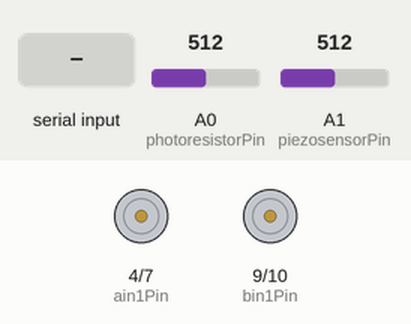
This sketch was run on a simulated Arduino Uno, built with avr-gcc and run on an emulated ATmega328P. Shown: motor-driver pin pairs drawn as motors (green arrow = first pin HIGH = forward, orange = second pin HIGH = backward, longer = more drive, scaled by the enable pin). Inputs (shaded band) come from the test bench; at power-on: A0 (photoresistorPin) = 512, A1 (piezosensorPin) = 512.

Above: at 1.2 s.
1.3 s: "W" received over the second serial link
At 2.1 s:
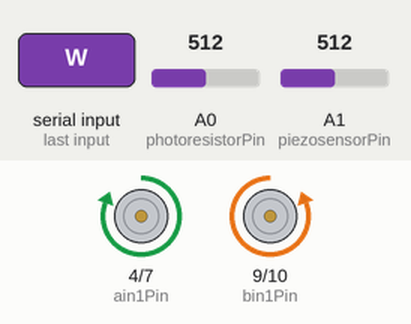
2.8 s: "h" received over the second serial link
At 3.3 s:
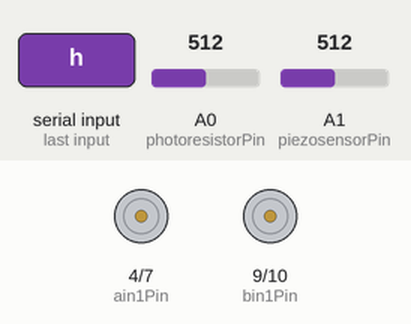
4.3 s: "A" received over the second serial link
At 5.5 s:
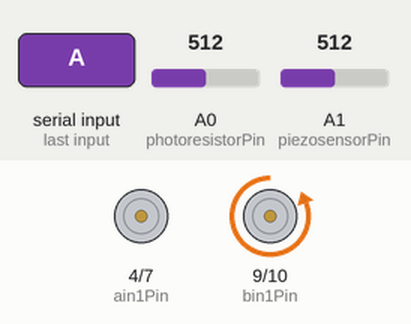
5.8 s: "D" received over the second serial link
At 6.7 s:
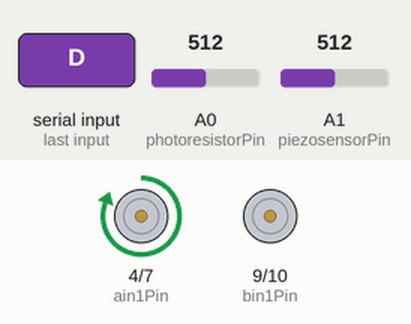
7.3 s: "S" received over the second serial link
At 7.9 s:
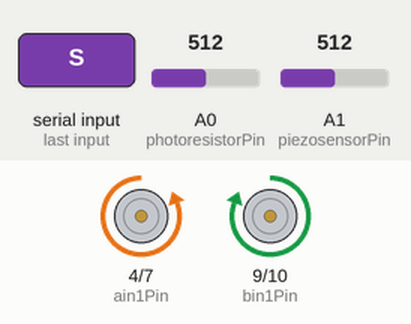
8.8 s: "l" received over the second serial link
At 10.2 s:
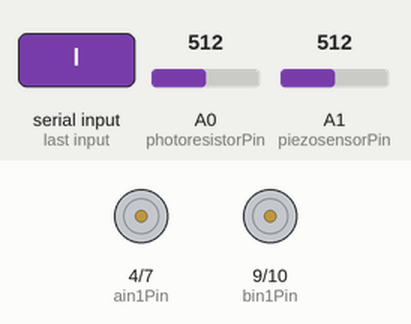
Timing chart, 0 to 11.3 s (numbered marks = the images above; inputs shaded):
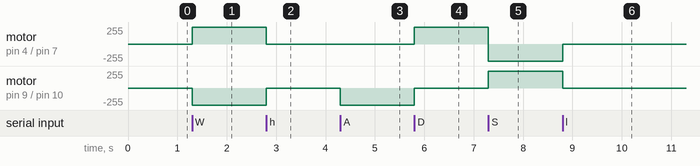

Measured:
- after the input at 1.3 s, motor on pin 4 (ain1Pin) / pin 7 (ain2Pin): stopped → forward 255/255 at once; motor on pin 9 (bin1Pin) / pin 10 (bin2Pin): stopped → backward 255/255 at once
- after the input at 2.8 s, motor on pin 4 (ain1Pin) / pin 7 (ain2Pin): forward 255/255 → stopped at once; motor on pin 9 (bin1Pin) / pin 10 (bin2Pin): backward 255/255 → stopped at once
- after the input at 4.3 s, motor on pin 9 (bin1Pin) / pin 10 (bin2Pin): stopped → backward 255/255 at once
- after the input at 5.8 s, motor on pin 4 (ain1Pin) / pin 7 (ain2Pin): stopped → forward 255/255 at once; motor on pin 9 (bin1Pin) / pin 10 (bin2Pin): backward 255/255 → stopped at once
- after the input at 7.3 s, motor on pin 4 (ain1Pin) / pin 7 (ain2Pin): forward 255/255 → backward 255/255 at once; motor on pin 9 (bin1Pin) / pin 10 (bin2Pin): stopped → forward 255/255 at once
- after the input at 8.8 s, motor on pin 4 (ain1Pin) / pin 7 (ain2Pin): backward 255/255 → stopped at once; motor on pin 9 (bin1Pin) / pin 10 (bin2Pin): forward 255/255 → stopped at once

The sketch:

Arduino_Main_Robot.ino
```cpp
#include <SoftwareSerial.h>
//Code for the Arduino on the main robot
const int ain1Pin = 4;
const int ain2Pin = 7;
const int pwmAPin = 6;

const int bin1Pin = 9;
const int bin2Pin =10;
const int pwmBPin = 11;

const int photoresistorPin = A0; // Analog input pin for the first photoresistor
const int piezosensorPin = A1; // Analog input pin for the second photoresistor

int Piezo;
int Photo;

char commandWrite;


//const int pinForMp3 = 12;


int pwnVal = 255; //Analog value for the motors
unsigned long previousMillis = 0;
unsigned long previousAudioTime =0;
const long interval = 200; // Interval in milliseconds //This was
char command='n';

SoftwareSerial XBee(2, 3); // RX, TX

void setup() {
  XBee.begin(9600);
  //Serial.begin(9600);
  pinMode(ain1Pin, OUTPUT);
  pinMode(ain2Pin, OUTPUT);
  pinMode(pwmAPin, OUTPUT);
  pinMode(bin1Pin, OUTPUT);
  pinMode(bin2Pin, OUTPUT);
  pinMode(pwmBPin, OUTPUT);
  //pinMode(pinForMp3, OUTPUT);

}


void loop() {
  unsigned long currentMillis = millis();
  unsigned long currentMillis2=millis();
  unsigned long timeSinceAudio = millis();

  // Read data from sensors and pass it to XBee as a string
    //int Sound = analogRead(sound);
    int Piezo = analogRead(piezosensorPin);
    int Photo = analogRead(photoresistorPin);

    //int Ultrasonic= analogRead(ultrasonic);
    //int temperature = analogRead(temperature);
    //Convert each int to a correspoding character depending on range
    //Test the sensors
    /*char SoundC;
    */
    char PiezoC = 'd';//default
    char PhotoC ='d'; //default
     //if-else for piezo
    if(Piezo>=50){
      PiezoC = 'h'; //hit
    }
    else if(Piezo>20 && Piezo <50){
      PiezoC = 'm'; //Pat
    }
    else{
      PiezoC = 'l'; //No input
    }
    //if else for photo
    if(Photo > 900){
      PhotoC = 'h';
    }
    else if (Photo <900 && Photo >550){
      PhotoC = 'm'; //medium light
    }
    else{
      PhotoC = 'l';
    }
    // Combine if-elses
if(PiezoC == 'h' && PhotoC == 'h') {
  // Both Piezo and Photo conditions are high
  commandWrite = 'h';// trigger squeeze sketch (hit on light mode)
}
else if(PiezoC == 'h' && PhotoC == 'l') {
  // Piezo condition is high but Photo condition is low
  commandWrite = 'j'; //trigger squeeze sketch on darkness mode
}
else if(PiezoC == 'h' && PhotoC == 'm') {
  // Piezo condition is medium but Photo condition is high
  commandWrite = 'y'; //trigger squeeze
}
else if(PiezoC == 'm' && PhotoC == 'l') {
  commandWrite = 'z'; //trigger love but dark background
}
else if(PiezoC == 'm' && PhotoC == 'h') {
  commandWrite = 'l'; //trigger love but light background
}
else if(PiezoC =='m' && PhotoC =='m'){
  //both are normal
  commandWrite = 'p'; //trigger peace sketch with love
}
else if(PiezoC == 'l' && PhotoC == 'h'){
    //no hit on high light
    commandWrite = 'x'; //trigger ;light backghround
}
else if(PiezoC == 'l' && PhotoC == 'm'){
  commandWrite = 'n'; //Neutral (peace sketch on normal background which will change to bored sketch after sometime)
}
else if(PiezoC == 'l' && PhotoC == 'l'){
  commandWrite = 'm'; //noLove in dark background (Sad)
}
// Check if 200 ms have passed since last XBee read
if (currentMillis - previousMillis >= interval) {
    // Update previousMillis
    XBee.write(commandWrite);
    previousMillis = currentMillis;
}

//XBee.write(commandWrite);
  // Check if 200 ms have passed since last XBee read
/*if (currentMillis - previousMillis >= interval) {
    // Update previousMillis
    previousMillis = currentMillis;*/

    //Read data from XBee
    if (XBee.available()) {
      command = XBee.read();
      //command2 = XBee.read();
    }
//}
executeCommand(command);
  /*if(command2 == 'b'){
    digitalWrite(pinForMp3,HIGH);
  }
  else if(command2 == 'e'){
    digitalWrite(pinForMp3,LOW);
  }*/
  //backward();
}


// Function to execute movement commands based on serial input
void executeCommand(char command) {
  switch (command) {
    case 'W':
      pwnVal = 255;
      forward();
      break;
    case 'A':
      pwnVal = 255;
      left();
      //Serial.println("Backward");
      break;
    case 'D':
      pwnVal = 255;
      right();
      //Serial.println("Right");
      break;
    case 'S':
      pwnVal = 255;
      backward();
      //Serial.println("backwards");
      break;
     case 'w':
      pwnVal = 150;
      forward();
      break;
    case 'a':
      pwnVal = 150;
      left();
      //Serial.println("Backward");
      break;
    case 'd':
      pwnVal = 150;
      right();
      //Serial.println("Right");
      break;
    case 's':
      pwnVal = 150;
      backward();
      //Serial.println("backwards");
      break;
    default:
      stopMoving();
      break;
  }
}

// Your existing functions for controlling the robot
void forward() {
  //stopMoving();
  analogWrite(pwmAPin, pwnVal);
  digitalWrite(ain1Pin, HIGH);
  digitalWrite(ain2Pin, LOW);
  analogWrite(pwmBPin, pwnVal);
  digitalWrite(bin1Pin, LOW);
  digitalWrite(bin2Pin, HIGH);
}

void backward() {

  //stopMoving();
  analogWrite(pwmAPin, pwnVal);
  analogWrite(pwmBPin, pwnVal);
  digitalWrite(ain1Pin, LOW);
  digitalWrite(ain2Pin, HIGH);
  digitalWrite(bin1Pin, HIGH);
  digitalWrite(bin2Pin, LOW);


}

void left() {
  //forward();
  //delay(20);
  analogWrite(pwmAPin, 0);
  analogWrite(pwmBPin, pwnVal);
  digitalWrite(bin1Pin, LOW);
  digitalWrite(bin2Pin, HIGH);
}

void right() {
  //forward();
  //delay(20);
  analogWrite(pwmAPin, pwnVal);
  analogWrite(pwmBPin, 0);
  digitalWrite(ain1Pin, HIGH);
  digitalWrite(ain2Pin, LOW);

}

void stopMoving() {
  analogWrite(pwmAPin, 0);
  analogWrite(pwmBPin, 0);
}
```
